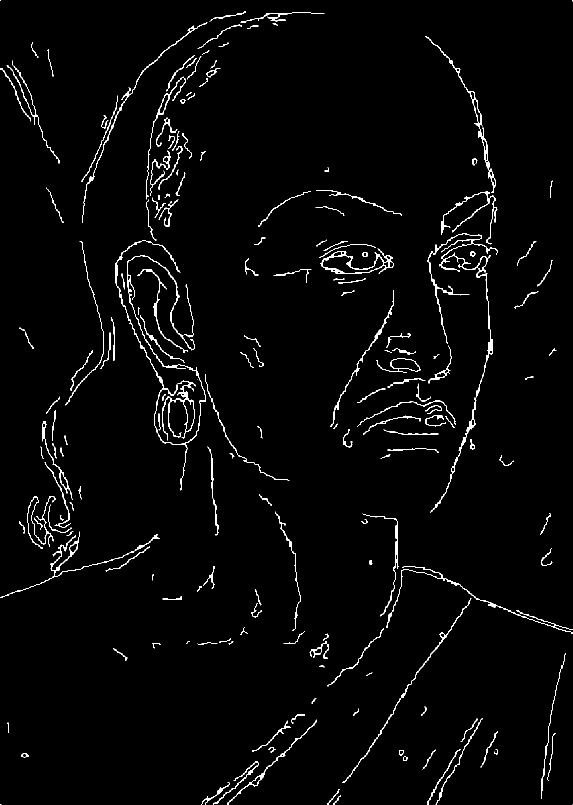
#> input picture week4_image_processing/Chanakya_artistic_depiction_edges.png, 1146 x 1610 px, given in place of test_apple.jpg, which was not available (shown at 1/2 size)
$ python demo_image.py
#> lines starting #> are read from the running program, lines starting #| are printed output that depends on the picture; after the words box and inside, x2 and y2 are one past the last pixel; in counts of white or black regions, pixels touching at a corner belong together; pictures that were not available may be replaced by others from this repository, and a replacement may not be noted
### week4_image_processing/image_processor.py
"""
Week 4 — Image Processing Core
================================
Converts an image into a set of ordered point sequences (strokes) for the
robotic arm to draw, and saves them for the full pipeline.

Pipeline
--------
1. Resize     → Normalise to ≤ 1500 px (consistent detection across resolutions)
2. Preprocess → CLAHE contrast boost + bilateral edge-preserving blur
3. Edge detect → Sigma/median Canny (better than Otsu for portraits)
4. Gap close  → Morphological close to join broken edge segments
5. Contour trace → cv2.findContours with CHAIN_APPROX_NONE (every pixel)
6. Filter     → Remove noise fragments shorter than 1% of image short side
7. Resample   → Uniformly space points along each stroke (arc-length param)
8. Save       → JSON (human-readable) + NPZ (fast numpy format) for the pipeline
"""

import cv2
import numpy as np
import json
import os
from datetime import datetime


# ─── Working resolution ───────────────────────────────────────────────────────

_MAX_SIDE = 1200   # px — normalise very large images to this before detecting


def _resize_for_detection(img_bgr: np.ndarray) -> tuple[np.ndarray, float]:
    """
    Downscale the image so its longest side ≤ _MAX_SIDE.

    Returns (resized_img, scale_factor).  scale_factor < 1 if downscaled.
    Normalising prevents the Canny sigma and morphological kernels from
    behaving differently on a 400 px vs a 4000 px image.
    """
    h, w = img_bgr.shape[:2]
    longest = max(h, w)
    if longest <= _MAX_SIDE:
        return img_bgr, 1.0
    scale = _MAX_SIDE / longest
    new_w, new_h = int(w * scale), int(h * scale)
    resized = cv2.resize(img_bgr, (new_w, new_h), interpolation=cv2.INTER_AREA)
    return resized, scale


# ─── Step 2: Preprocessing ────────────────────────────────────────────────────

def preprocess(img_bgr: np.ndarray) -> np.ndarray:
    """
    Grayscale → CLAHE → bilateral blur.

    CLAHE (clipLimit=2.0, tile 8×8): boosts local contrast so faint features
    in shadowed areas (jaw, eye sockets) are as visible as bright areas.

    Bilateral (d=7, σ=40): smooths flat skin/background regions while keeping
    hard edges sharp. Lower sigma than before (was 75) to preserve fine detail.
    """
    gray = cv2.cvtColor(img_bgr, cv2.COLOR_BGR2GRAY)

    clahe = cv2.createCLAHE(clipLimit=2.0, tileGridSize=(8, 8))
    enhanced = clahe.apply(gray)

    # d=7 is lighter than d=9 — preserves eyebrow/lip fine detail
    blurred = cv2.bilateralFilter(enhanced, d=7, sigmaColor=40, sigmaSpace=40)
    return blurred


# ─── Step 3: Edge Detection ───────────────────────────────────────────────────

def _sigma_canny_thresholds(preprocessed: np.ndarray,
                             sigma: float = 0.33) -> tuple[float, float]:
    """
    Compute Canny thresholds from the image's median intensity.

    The sigma method (Adrian Rosebrock, 2015) is empirically more reliable
    than Otsu for portraits and paintings:

        median = median(all pixel values)
        low    = max(0,   (1 − σ) × median)
        high   = min(255, (1 + σ) × median)

    Otsu finds the optimal threshold to SEPARATE two regions (foreground/bg),
    which gives a HIGH threshold that discards fine-detail edges inside faces.
    The median method gives a threshold around the typical pixel value, so
    edges at all contrast levels (strong jaw, faint eyebrow) are captured.

    σ = 0.33 → catches most edges; raise σ toward 0.5 for noisier images.
    """
    v    = np.median(preprocessed)
    low  = max(0,   int((1.0 - sigma) * v))
    high = min(255, int((1.0 + sigma) * v))
    return float(low), float(high)


def detect_edges(img_bgr: np.ndarray,
                 canny_sigma: float = 0.33) -> np.ndarray:
    """
    Full edge-detection pipeline working at normalised resolution.

    Steps:
    1. Resize to ≤ 1200 px (normalise)
    2. Preprocess (CLAHE + bilateral)
    3. Sigma/median Canny
    4. Morphological close: 3×3, 1 iteration — bridges tiny gaps
       (1 iter is enough now; 2 iter was over-thickening and merging close lines)
    5. Resize result back to original dimensions

    Returns a binary uint8 edge image at ORIGINAL resolution.
    """
    small, scale = _resize_for_detection(img_bgr)
    prep         = preprocess(small)
    low, high    = _sigma_canny_thresholds(prep, sigma=canny_sigma)
    edges_small  = cv2.Canny(prep, low, high)

    # 1 iteration, 3×3 — closes 1-pixel gaps without thickening edges
    kernel      = cv2.getStructuringElement(cv2.MORPH_RECT, (3, 3))
    edges_small = cv2.morphologyEx(edges_small, cv2.MORPH_CLOSE, kernel,
                                   iterations=1)

    # Resize edges back to original image size if we downscaled
    if scale < 1.0:
        orig_h, orig_w = img_bgr.shape[:2]
        edges = cv2.resize(edges_small, (orig_w, orig_h),
                           interpolation=cv2.INTER_NEAREST)
    else:
        edges = edges_small

    return edges


# ─── Step 4-6: Contour extraction + filter + sort ─────────────────────────────

def _adaptive_min_length(img_shape: tuple) -> float:
    """
    Minimum contour arc-length to be kept as a stroke.

    Changed from 3% to 1% of shorter dimension — the previous 3% was
    cutting valid short strokes (eyebrows, mouth corners, nostril edges).
    Hard floor of 15 px removes isolated pixel-noise speckles.
    """
    shorter = min(img_shape[0], img_shape[1])
    return max(15.0, shorter * 0.01)   # 1% of short side, min 15 px


def extract_contours(image_path: str,
                     canny_sigma: float = 0.33) -> tuple[list, np.ndarray, np.ndarray]:
    """
    Full pipeline from file path to filtered, ordered pixel-dense strokes.

    Returns
    -------
    contours : list of np.ndarray  — each (N, 2) array of [x, y] at orig resolution
    edges    : np.ndarray          — binary edge image (for visualisation)
    img_bgr  : np.ndarray          — original image (for visualisation)
    """
    img_bgr = cv2.imread(image_path)
    if img_bgr is None:
        raise FileNotFoundError(f"Could not read image: {image_path}")

    edges = detect_edges(img_bgr, canny_sigma=canny_sigma)

    raw_contours, _ = cv2.findContours(
        edges, cv2.RETR_LIST, cv2.CHAIN_APPROX_NONE
    )

    min_len = _adaptive_min_length(img_bgr.shape)
    formatted = []
    for cnt in raw_contours:
        arc = cv2.arcLength(cnt, closed=False)
        if arc >= min_len:
            pts = cnt.squeeze(axis=1)
            if pts.ndim == 1:
                pts = pts.reshape(1, 2)
            formatted.append(pts)

    # Longest strokes first — robot draws main features before fine details
    formatted.sort(key=lambda c: -len(c))
    return formatted, edges, img_bgr


# ─── Step 7: Adaptive uniform resampling ─────────────────────────────────────

# [172 lines left out: functions _adaptive_step, space_points_wisely, process_image, save_strokes, load_strokes, not called in this run]

### week4_image_processing/demo_image.py
import matplotlib.pyplot as plt
import numpy as np
from image_processor import extract_contours
import sys

def main():
    if len(sys.argv) > 1:
        image_path = sys.argv[1]
    else:
        image_path = "test_apple.jpg"

    print(f"Extracting edges from {image_path}...")

    try:
        contours, edge_img = extract_contours(image_path)
#> in extract_contours, img_bgr is the input picture: shape (1610, 1146, 3); 2.1% white in thin lines or dots
#> in _resize_for_detection, `resized = cv2.resize(img_bgr, (new_w, new_h), interpolation=cv2.INTER_..`:
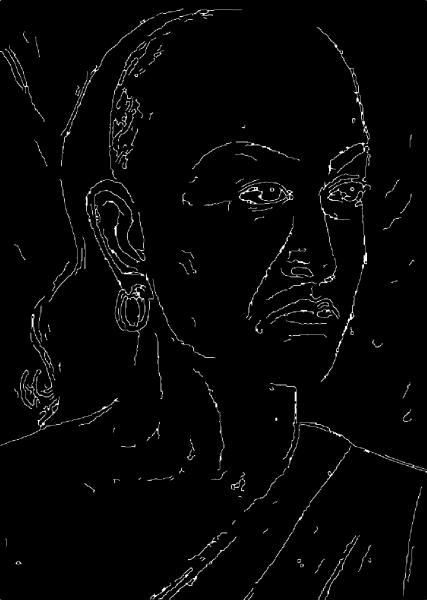
#> resized: shape (1200, 854, 3) (shown at 1/2 size); min 0, max 255, mean 5.3
#> in detect_edges, `small, scale = _resize_for_detection(img_bgr)`: scale = 0.745
#> in _sigma_canny_thresholds, `v    = np.median(preprocessed)`: v = 3
#> in _sigma_canny_thresholds, `low  = max(0,   int((1.0 - sigma) * v))`: low = 2
#> in _sigma_canny_thresholds, `high = min(255, int((1.0 + sigma) * v))`: high = 3
#> in detect_edges, `low, high    = _sigma_canny_thresholds(prep, sigma=canny_sigma)`: low = 2; high = 3
#> in detect_edges, `edges_small  = cv2.Canny(prep, low, high)`:
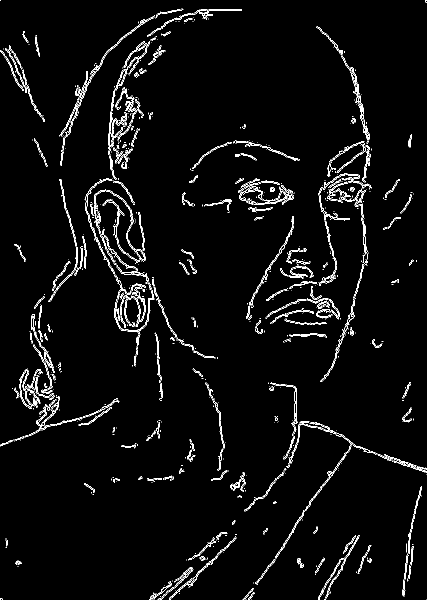
#> edges_small: shape (1200, 854) (shown at 1/2 size); 3.1% white in thin lines or dots
#> in detect_edges, `edges_small = cv2.morphologyEx(edges_small, cv2.MORPH_CLOSE, kernel, i..`:
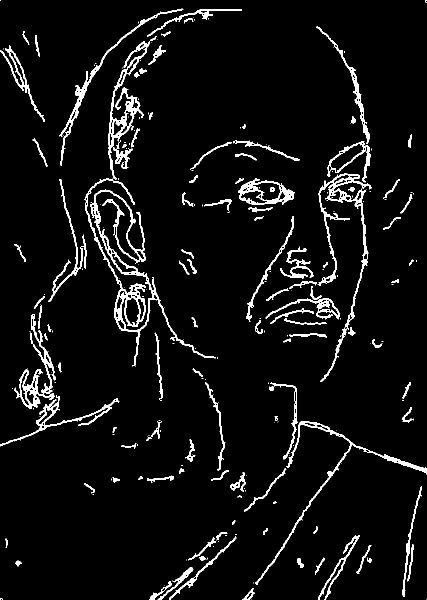
#> edges_small: shape (1200, 854) (shown at 1/2 size); 5.3% white; 255 white regions (141 under 20 px), largest, box (x1, y1, x2, y2) and area: (168, 357, 431, 733) 7872, (635, 346, 743, 764) 4433, (217, 82, 300, 359) 3412
#> in detect_edges, `edges = cv2.resize(edges_small, (orig_w, orig_h), interpolation=cv2.IN..`:
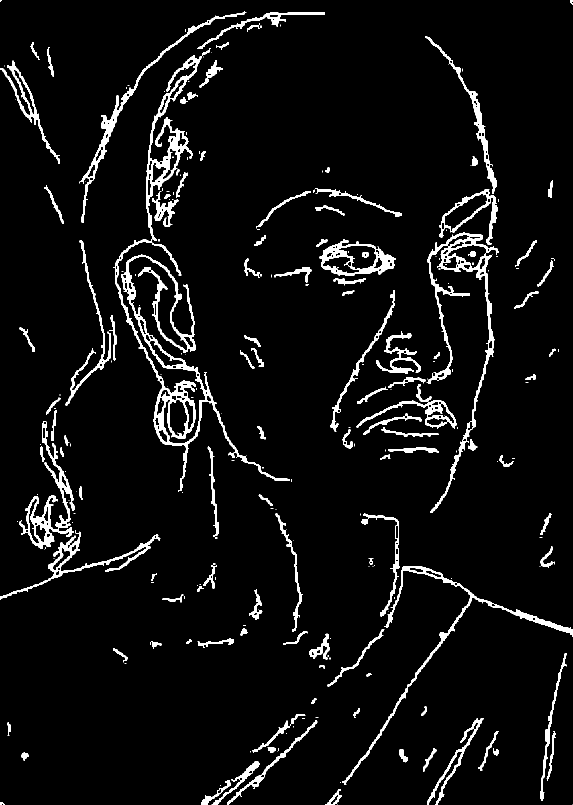
#> edges: shape (1610, 1146) (shown at 1/2 size); 5.3% white; 255 white regions (139 under 20 px)
#> in extract_contours, `raw_contours, _ = cv2.findContours( edges, cv2.RETR_LIST, cv2.CHAIN_AP..`: raw_contours = 425 contours, 141 with area under 20; largest, box (x1, y1, x2, y2) and area: (226, 479, 579, 984) 17316, (853, 465, 998, 1026) 8436, (292, 111, 403, 482) 7623, (639, 478, 791, 551) 7214, (38, 843, 149, 1098) 5874
#> the loop in extract_contours, `for cnt in raw_contours:` made 425 passes
#> arc on passes 3 to 5: 24.66, 58.46, 117.2
#> after the loop in extract_contours, `for cnt in raw_contours:`: formatted = 287 items
    except FileNotFoundError as e:
        print(e)
        return

    print(f"Found {len(contours)} distinct continuous paths (contours).")

    # Display the result
    fig, (ax1, ax2) = plt.subplots(1, 2, figsize=(12, 6))

    # Plot 1: Raw Edges
    ax1.imshow(edge_img, cmap='gray')
    ax1.set_title("Canny Edges")
    ax1.axis('off')

    # Plot 2: Extracted Contours as continuous points
    ax2.set_title("Extracted Continuous Points")
    ax2.set_aspect('equal')
    ax2.invert_yaxis() # Image coordinates have y pointing down

    cmap = plt.colormaps.get_cmap('tab20')
    total_pts = 0
    valid_contours = 0

    for i, contour in enumerate(contours):
        # Skip tiny noise dots to keep the paths clean
        if len(contour) < 5:
            continue

        valid_contours += 1
        x = contour[:, 0]
        y = contour[:, 1]

        # Plot lines to show connectivity, and dots to show the points
        ax2.plot(x, y, marker='.', markersize=2, linestyle='-', linewidth=1, color=cmap(i % 20))
        total_pts += len(contour)

    print(f"Filtered down to {valid_contours} valid strokes.")
    print(f"Total points across all valid strokes: {total_pts}")

    plt.tight_layout()

    # Save the figure to verify it works headless, and also show it
    plt.savefig("extracted_points.png")
    print("Saved visualization to extracted_points.png")

    plt.show()

if __name__ == "__main__":
#> (the run stopped early here; a loop or call above may not have finished)
